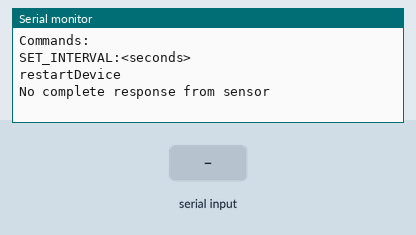
Simulated run of this sketch. Board: Arduino Uno, built with avr-gcc and run on an emulated ATmega328P. On the bench: the last lines printed to the serial monitor. The test bench sets the inputs (shaded band).

Above: at 1.2 s.
1.3 s: "restartDevice\n" received over Serial
At 1.8 s:
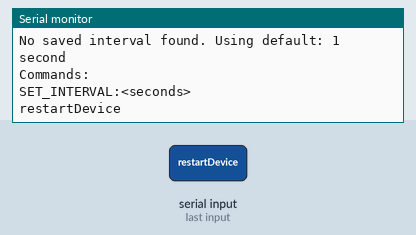
2.8 s: "restartDevice\n" received over the second serial link
At 4.6 s:
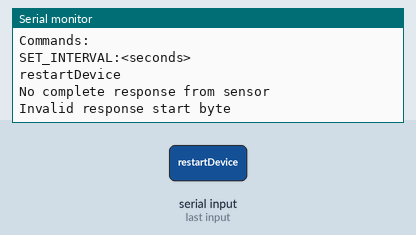
4.9 s: "SET_INTERVAL:\n" received over Serial
At 7.0 s:
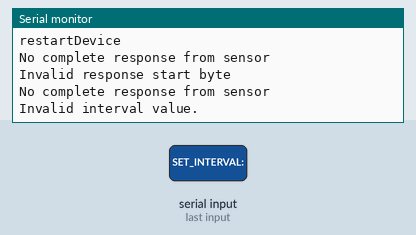

Measured:
- after the input at 1.3 s, the serial monitor: prints a new line at once (image 1)
- after the input at 2.8 s, the serial monitor: prints a new line after 0.67 s (image 2)
- after the input at 4.9 s, the serial monitor: prints a new line after 0.60 s (image 3)

The sketch:

Ultrasonic_UI.ino
```cpp
#include <SoftwareSerial.h>
#include <EEPROM.h>

// --------------------------------------------------
// SENSOR UART
// --------------------------------------------------
#define SENSOR_RX_PIN 10
#define SENSOR_TX_PIN 11

SoftwareSerial sensorSerial(SENSOR_RX_PIN, SENSOR_TX_PIN);

// --------------------------------------------------
// ULTRASONIC ANEMOMETER COMMAND
// --------------------------------------------------
const uint8_t query_command[] = {
  0x65, 0x02, 0x00, 0x00,
  0x00, 0x05, 0xB0, 0x2D
};

#define RESPONSE_LEN 8

// --------------------------------------------------
// EEPROM SETTINGS
// --------------------------------------------------
#define EEPROM_INTERVAL_ADDR 0
#define EEPROM_MAGIC_ADDR    10
#define EEPROM_MAGIC_VALUE   0xA5

// Default interval only if EEPROM has no saved value
#define DEFAULT_INTERVAL_SEC 1

int interval_ms = DEFAULT_INTERVAL_SEC * 1000;

bool interval_updated = false;

// --------------------------------------------------
// UI COMMAND BUFFER
// --------------------------------------------------
#define CMD_BUF_SIZE 64

char cmd_buf[CMD_BUF_SIZE];
int cmd_len = 0;

// --------------------------------------------------
// CRC16 MODBUS
// --------------------------------------------------
uint16_t crc16_modbus(
  const uint8_t *data,
  size_t length
)
{
  uint16_t crc = 0xFFFF;

  for (size_t i = 0; i < length; i++)
  {
    crc ^= data[i];

    for (int j = 0; j < 8; j++)
    {
      if (crc & 0x01)
        crc = (crc >> 1) ^ 0xA001;
      else
        crc >>= 1;
    }
  }

  return crc;
}

// --------------------------------------------------
// LOAD INTERVAL FROM EEPROM
// --------------------------------------------------
void loadInterval()
{
  byte magic;

  EEPROM.get(EEPROM_MAGIC_ADDR, magic);

  // Check if a valid interval was previously saved
  if (magic == EEPROM_MAGIC_VALUE)
  {
    int savedInterval;

    EEPROM.get(
      EEPROM_INTERVAL_ADDR,
      savedInterval
    );

    // Validate saved value
    if (savedInterval > 0 &&
        savedInterval <= 86400)
    {
      interval_ms = savedInterval * 1000;

      Serial.print("Saved interval loaded: ");
      Serial.print(savedInterval);
      Serial.println(" seconds");

      return;
    }
  }

  // No valid saved interval
  interval_ms = DEFAULT_INTERVAL_SEC * 1000;

  Serial.print("No saved interval found.");
  Serial.print(" Using default: ");
  Serial.print(DEFAULT_INTERVAL_SEC);
  Serial.println(" second");
}

// --------------------------------------------------
// SAVE INTERVAL TO EEPROM
// --------------------------------------------------
void saveInterval(int seconds)
{
  EEPROM.put(
    EEPROM_INTERVAL_ADDR,
    seconds
  );

  EEPROM.put(
    EEPROM_MAGIC_ADDR,
    (byte)EEPROM_MAGIC_VALUE
  );

  Serial.print("Interval saved to EEPROM: ");
  Serial.print(seconds);
  Serial.println(" seconds");
}

// --------------------------------------------------
// PROCESS UI COMMANDS
// --------------------------------------------------
void process_commands(char *buf)
{
  // ------------------------------------------------
  // RESTART DEVICE
  // ------------------------------------------------
  if (strstr(buf, "restartDevice"))
  {
    Serial.println("Rebooting...");

    delay(100);

    void (*resetFunc)(void) = 0;
    resetFunc();

    return;
  }

  // ------------------------------------------------
  // SET_INTERVAL:<seconds>
  //
  // Example:
  // SET_INTERVAL:5
  // ------------------------------------------------
  char *p = strstr(buf, "SET_INTERVAL:");

  if (p)
  {
    p += strlen("SET_INTERVAL:");

    // Skip non-digit characters
    while (*p != '\0' &&
           !isdigit((unsigned char)*p))
    {
      p++;
    }

    if (isdigit((unsigned char)*p))
    {
      int value = atoi(p);

      // Allow 1 second to 24 hours
      if (value > 0 && value <= 86400)
      {
        interval_ms = value * 1000;

        // Save permanently
        saveInterval(value);

        interval_updated = true;

        Serial.print("Interval updated to ");
        Serial.print(value);
        Serial.println(" seconds");
      }
      else
      {
        Serial.println(
          "Invalid interval."
        );

        Serial.println(
          "Allowed range: 1 - 86400 seconds"
        );
      }
    }
    else
    {
      Serial.println(
        "Invalid interval value."
      );
    }
  }

  // Clear command buffer
  cmd_len = 0;

  memset(
    cmd_buf,
    0,
    sizeof(cmd_buf)
  );
}

// --------------------------------------------------
// UI POLLING
// --------------------------------------------------
void ui_poll()
{
  // Stop SoftwareSerial temporarily
  sensorSerial.end();

  while (Serial.available() > 0)
  {
    char c = Serial.read();

    // End of command
    if (c == '\r' || c == '\n')
    {
      if (cmd_len > 0)
      {
        cmd_buf[cmd_len] = '\0';

        process_commands(cmd_buf);

        cmd_len = 0;

        memset(
          cmd_buf,
          0,
          sizeof(cmd_buf)
        );
      }
    }
    else
    {
      // Store command
      if (cmd_len < CMD_BUF_SIZE - 1)
      {
        cmd_buf[cmd_len++] = c;
      }
    }
  }

  // Restart sensor serial
  sensorSerial.begin(9600);
}

// --------------------------------------------------
// SEND SENSOR QUERY
// --------------------------------------------------
void send_query()
{
  sensorSerial.listen();

  sensorSerial.write(
    query_command,
    sizeof(query_command)
  );

  sensorSerial.flush();

  delay(10);
}

// --------------------------------------------------
// RECEIVE SENSOR RESPONSE
// --------------------------------------------------
bool receive_response(
  uint8_t *buffer,
  size_t length,
  uint32_t timeout
)
{
  size_t received = 0;

  uint32_t startTime = millis();

  while (received < length)
  {
    if (sensorSerial.available())
    {
      buffer[received++] =
        sensorSerial.read();
    }
    else
    {
      if (millis() - startTime > timeout)
      {
        return false;
      }
    }
  }

  return true;
}

// --------------------------------------------------
// READ WIND DATA
// --------------------------------------------------
bool read_wind_data()
{
  uint8_t response[RESPONSE_LEN];

  // Send request
  send_query();

  // Receive response
  if (!receive_response(
        response,
        RESPONSE_LEN,
        1000))
  {
    Serial.println(
      "No complete response from sensor"
    );

    return false;
  }

  // ------------------------------------------------
  // START BYTE CHECK
  // ------------------------------------------------
  if (response[0] != 0x02)
  {
    Serial.println(
      "Invalid response start byte"
    );

    return false;
  }

  // ------------------------------------------------
  // FIXED BYTE CHECK
  // ------------------------------------------------
  if (response[5] != 0x65)
  {
    Serial.println(
      "Invalid sensor data"
    );

    return false;
  }

  // ------------------------------------------------
  // CRC CHECK
  // ------------------------------------------------
  uint16_t calculatedCRC =
    crc16_modbus(response, 6);

  uint16_t receivedCRC =
    (uint16_t)response[6] |
    ((uint16_t)response[7] << 8);

  if (calculatedCRC != receivedCRC)
  {
    Serial.println("CRC error");

    Serial.print("Calculated CRC: 0x");
    Serial.println(
      calculatedCRC,
      HEX
    );

    Serial.print("Received CRC: 0x");
    Serial.println(
      receivedCRC,
      HEX
    );

    return false;
  }

  // ------------------------------------------------
  // WIND SPEED
  // ------------------------------------------------
  float windSpeed =
    response[1] +
    response[2] / 100.0;

  // ------------------------------------------------
  // WIND DIRECTION
  // ------------------------------------------------
  uint16_t windDirection =
    ((uint16_t)response[3] << 8) |
    response[4];

  // ------------------------------------------------
  // PRINT DATA
  // ------------------------------------------------
  Serial.print("Wind speed: ");
  Serial.print(windSpeed, 2);
  Serial.print(" m/s, ");

  Serial.print("Wind direction: ");
  Serial.print(windDirection);
  Serial.println("°");


  return true;
}

// --------------------------------------------------
// SETUP
// --------------------------------------------------
void setup()
{
  // PC / UI serial
  Serial.begin(115200);

  // Sensor serial
  sensorSerial.begin(9600);

  Serial.println();
  Serial.println(
    "Ultrasonic Anemometer"
  );

  Serial.println(
    "Sensor started."
  );

  // Load previously saved interval
  loadInterval();

  Serial.println();
  Serial.println("Commands:");
  Serial.println("SET_INTERVAL:<seconds>");
  Serial.println("restartDevice");

  Serial.println();
}

// --------------------------------------------------
// LOOP
// --------------------------------------------------
void loop()
{
  // Read sensor
  read_wind_data();

  // ------------------------------------------------
  // WAIT FOR NEXT READING
  // ------------------------------------------------
  int elapsed_ms = 0;

  interval_updated = false;

  while (elapsed_ms < interval_ms)
  {
    // Check for UI commands
    ui_poll();

    // If interval changed,
    // start new cycle immediately
    if (interval_updated)
    {
      interval_updated = false;
      break;
    }

    delay(100);

    elapsed_ms += 100;
  }
}
```
